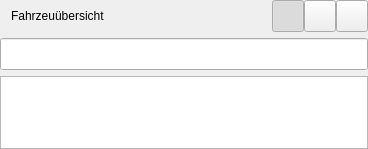
<?xml version="1.0" encoding="UTF-8"?>
<ui version="4.0">
 <class>NavigationTree</class>
 <widget class="QWidget" name="NavigationTree">
  <property name="geometry">
   <rect>
    <x>0</x>
    <y>0</y>
    <width>368</width>
    <height>149</height>
   </rect>
  </property>
  <property name="windowTitle">
   <string>Form</string>
  </property>
  <property name="styleSheet">
   <string notr="true"/>
  </property>
  <layout class="QVBoxLayout" name="verticalLayout">
   <property name="leftMargin">
    <number>0</number>
   </property>
   <property name="topMargin">
    <number>0</number>
   </property>
   <property name="rightMargin">
    <number>0</number>
   </property>
   <property name="bottomMargin">
    <number>0</number>
   </property>
   <item>
    <layout class="QHBoxLayout" name="horizontalLayout">
     <property name="spacing">
      <number>0</number>
     </property>
     <item>
      <widget class="QLabel" name="label">
       <property name="styleSheet">
        <string notr="true">padding-left: 8px;</string>
       </property>
       <property name="text">
        <string>Fahrzeuübersicht</string>
       </property>
      </widget>
     </item>
     <item>
      <widget class="QPushButton" name="pushButton_3">
       <property name="minimumSize">
        <size>
         <width>32</width>
         <height>32</height>
        </size>
       </property>
       <property name="maximumSize">
        <size>
         <width>32</width>
         <height>32</height>
        </size>
       </property>
       <property name="text">
        <string/>
       </property>
       <property name="icon">
        <iconset resource="../assets/ressources.qrc">
         <normaloff>:/icons/search.png</normaloff>:/icons/search.png</iconset>
       </property>
       <property name="iconSize">
        <size>
         <width>24</width>
         <height>24</height>
        </size>
       </property>
       <property name="checkable">
        <bool>true</bool>
       </property>
       <property name="checked">
        <bool>true</bool>
       </property>
      </widget>
     </item>
     <item>
      <widget class="QPushButton" name="pushButton_2">
       <property name="minimumSize">
        <size>
         <width>32</width>
         <height>32</height>
        </size>
       </property>
       <property name="maximumSize">
        <size>
         <width>32</width>
         <height>32</height>
        </size>
       </property>
       <property name="text">
        <string/>
       </property>
       <property name="icon">
        <iconset resource="../assets/ressources.qrc">
         <normaloff>:/icons/collapse_all.png</normaloff>:/icons/collapse_all.png</iconset>
       </property>
       <property name="iconSize">
        <size>
         <width>20</width>
         <height>20</height>
        </size>
       </property>
      </widget>
     </item>
     <item>
      <widget class="QPushButton" name="pushButton">
       <property name="minimumSize">
        <size>
         <width>32</width>
         <height>32</height>
        </size>
       </property>
       <property name="maximumSize">
        <size>
         <width>32</width>
         <height>32</height>
        </size>
       </property>
       <property name="text">
        <string/>
       </property>
       <property name="icon">
        <iconset resource="../assets/ressources.qrc">
         <normaloff>:/icons/unfold_all.png</normaloff>:/icons/unfold_all.png</iconset>
       </property>
       <property name="iconSize">
        <size>
         <width>24</width>
         <height>24</height>
        </size>
       </property>
      </widget>
     </item>
    </layout>
   </item>
   <item>
    <widget class="QLineEdit" name="leSearch">
     <property name="minimumSize">
      <size>
       <width>0</width>
       <height>32</height>
      </size>
     </property>
     <property name="maximumSize">
      <size>
       <width>16777215</width>
       <height>32</height>
      </size>
     </property>
     <property name="styleSheet">
      <string notr="true">padding-left: 8px;</string>
     </property>
     <property name="clearButtonEnabled">
      <bool>true</bool>
     </property>
    </widget>
   </item>
   <item>
    <widget class="CarTree" name="carTree">
     <property name="headerHidden">
      <bool>true</bool>
     </property>
     <column>
      <property name="text">
       <string notr="true">1</string>
      </property>
     </column>
    </widget>
   </item>
  </layout>
 </widget>
 <customwidgets>
  <customwidget>
   <class>CarTree</class>
   <extends>QTreeWidget</extends>
   <header>app.widgets.tree_widgets.CarTree</header>
  </customwidget>
 </customwidgets>
 <resources>
  <include location="../assets/ressources.qrc"/>
 </resources>
 <connections>
  <connection>
   <sender>pushButton_3</sender>
   <signal>clicked(bool)</signal>
   <receiver>leSearch</receiver>
   <slot>setVisible(bool)</slot>
   <hints>
    <hint type="sourcelabel">
     <x>302</x>
     <y>26</y>
    </hint>
    <hint type="destinationlabel">
     <x>192</x>
     <y>58</y>
    </hint>
   </hints>
  </connection>
  <connection>
   <sender>pushButton_2</sender>
   <signal>clicked()</signal>
   <receiver>carTree</receiver>
   <slot>collapseAll()</slot>
   <hints>
    <hint type="sourcelabel">
     <x>334</x>
     <y>32</y>
    </hint>
    <hint type="destinationlabel">
     <x>243</x>
     <y>133</y>
    </hint>
   </hints>
  </connection>
  <connection>
   <sender>pushButton</sender>
   <signal>clicked()</signal>
   <receiver>carTree</receiver>
   <slot>expandAll()</slot>
   <hints>
    <hint type="sourcelabel">
     <x>366</x>
     <y>29</y>
    </hint>
    <hint type="destinationlabel">
     <x>292</x>
     <y>118</y>
    </hint>
   </hints>
  </connection>
 </connections>
</ui>
